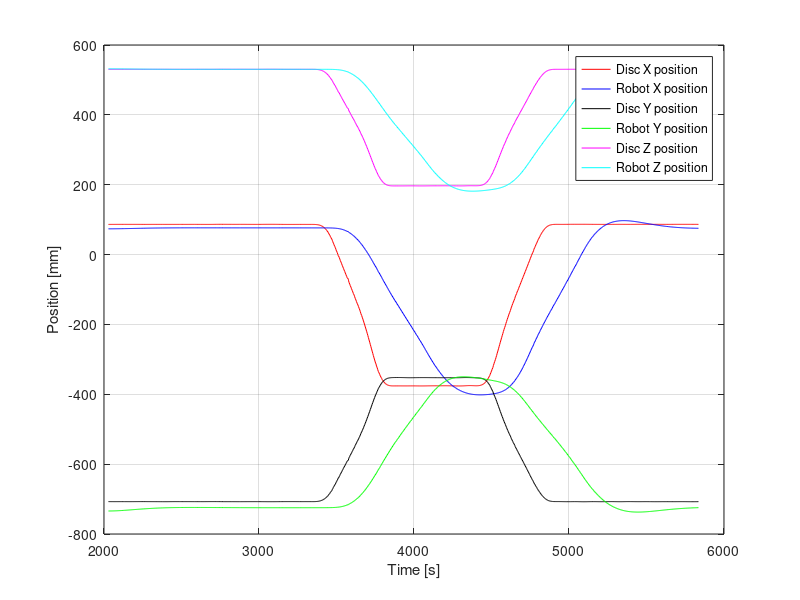
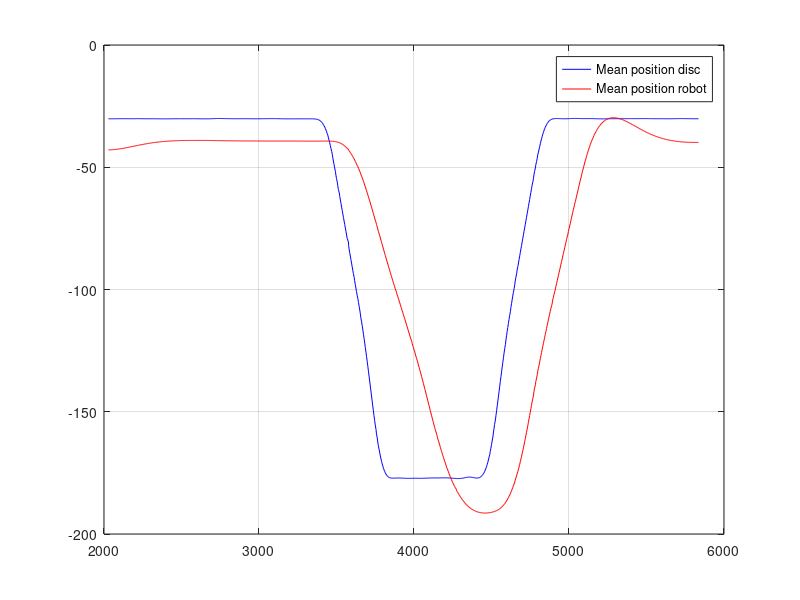
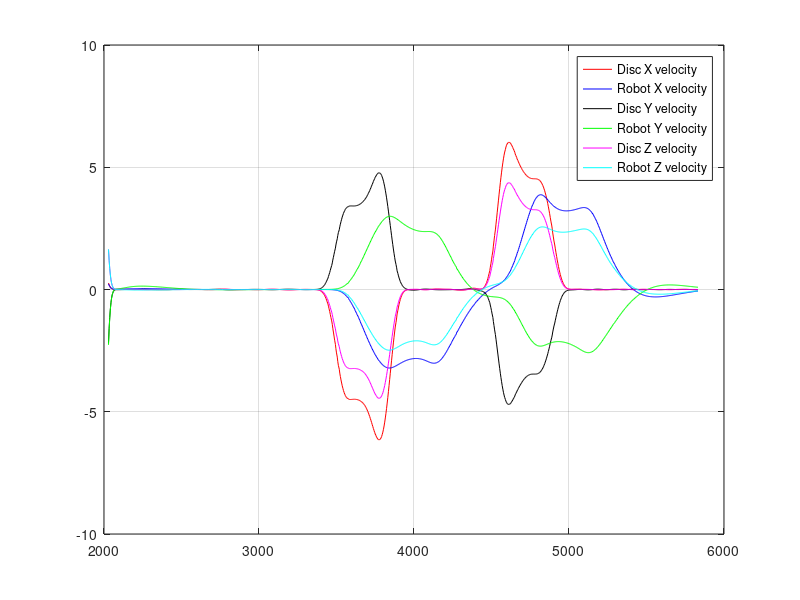
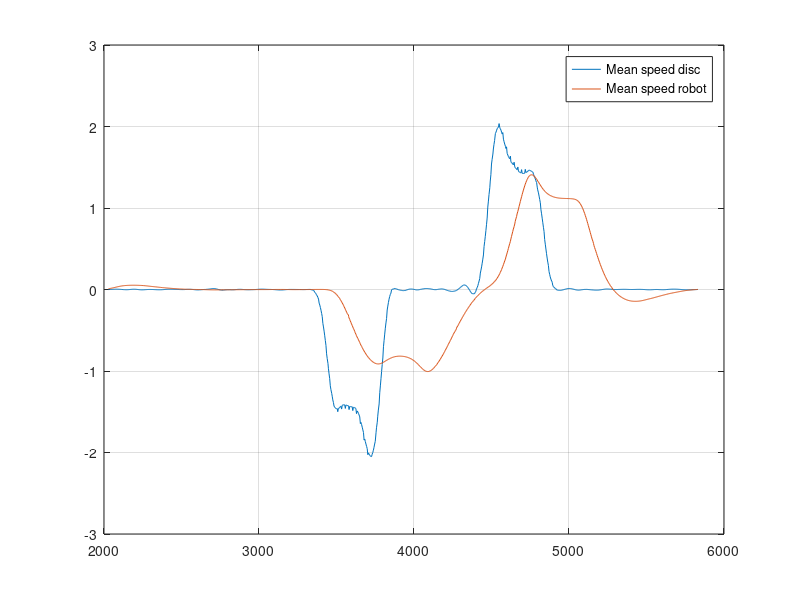

These charts were generated, in order, by the following MATLAB code:
%% 
%{ 
This script is used to transform the position data of the disk from the 
workobjects coordinate system to the robot base cord.system. 
%}

%%
clc;
clear all; 
name = 'v500';

%% Choose plot
plotPosition = 1; 
plotVelocity = 1; 
plotAcceleration = 1; 
plotMeanPos = 1;
plotMeanVelocity = 1;
plotMeanAcceleration = 1;
writeProcessedDataToFile = 0;

%%
cx = 1;
cy = 2;
cz = 3; 

% x, y and z coordinates for origo in the new cord.system.
TransX = 83.663994925;
TransY = -716.879172118;
TransZ = 531.771925931;

% The rotation angles (same as in RS)
theta = -30; 
gamma = 150; % 180- angle of the ramp
tau = 0; 

%Open file
fileId = fopen('position.txt');

%Store file content in a cell
C = textscan(fileId, '%s %s %s %s %s %s %s');
fclose(fileId);

%Extract the position data and convert from string to double
for i = 1: 1: size(C{1,7},1)
    tempTime = C{1,1}{i,1}; 
    time(i) = str2double(strrep(tempTime, ',' , '.'));
end

for j = 2: 1: 4
    for i = 1: 1: size(C{1,7},1)
            tempSentSensorXYZ = C{1,j}{i,1};
            sentSensorXYZ(i,j-1) = str2double(strrep(tempSentSensorXYZ,...
                ',' , '.')); 
    end
end

for j = 5: 1: 7 
    for i = 1: 1: size(C{1,7},1)
        tempRobotXYZ = C{1,j}{i,1};
        robotXYZ(i, j-4) = str2double(strrep(tempRobotXYZ, ',' , '.'));
    end
end

for i = 1 : 1 : size(C{1,7},1)
    sentSensorXYZ(i, 4) = 1;
end

%Rotation matrices
rotZ = [cosd(theta), -sind(theta), 0, 0 ; sind(theta), cosd(theta), 0,0;...
    0, 0, 1, 0 ; 0, 0, 0, 1];
rotY = [cosd(gamma), 0, sind(gamma), 0 ; 0, 1, 0, 0 ;...
    -sind(gamma), 0, cosd(gamma), 0 ; 0, 0, 0, 1];
rotX = [1, 0, 0, 0 ; 0, cosd(tau), -sind(tau), 0 ;...
    0, sind(tau), cosd(tau), 0 ; 0, 0, 0, 1];

% Translation matrix
translation = [1, 0, 0, TransX ; 0, 1, 0, TransY ; 0, 0, 1, TransZ...
    ; 0,0,0,1];

% Calculate the rotation matrix of the system
rotZYX = (-rotZ)*(-rotY)*(rotX);

% Transformation
wobjToBase = translation * rotZYX;

% Store the values in a new matrix
for i = 1: 1 : size(sentSensorXYZ,1)
        tempNewXYZCord = wobjToBase*(sentSensorXYZ(i,1:4))';
        newXYZcord(i, 1:4) = tempNewXYZCord';
end

% Remove the once from column 4
newXYZcord = newXYZcord(1:end, 1:3);

% Smooth data
filt = fir1(30, 0.01);
newXYZcord = filter(filt,1,newXYZcord);
robotXYZ = filter(filt,1,robotXYZ);

% Find the mean between the position in XYZ -direction
meanPosDisc = mean(newXYZcord,2);
meanPosRob = mean(robotXYZ,2);

%% Plot position in XYZ
if plotPosition == 1
    figure1 = figure;
    plot(time(50:end), newXYZcord(50:size(newXYZcord,1),cx),'-r');hold on; 
    plot(time(50:end), robotXYZ(50:size(robotXYZ,1),cx),'-b'); hold on; 

    plot(time(50:end), newXYZcord(50:size(newXYZcord,1),cy),'-k'); hold on; 
    plot(time(50:end), robotXYZ(50:size(robotXYZ,1),cy),'-g');hold on;

    plot(time(50:end), newXYZcord(50:size(newXYZcord,1),cz),'-m'); hold on; 
    plot(time(50:end), robotXYZ(50:size(robotXYZ,1),cz),'-c');

    legend('Disc X position','Robot X position','Disc Y position',...
        'Robot Y position','Disc Z position','Robot Z position' )
    xlabel('Time [s]')
    ylabel('Position [mm]')
    grid on;
    filename = ['Plot/positionXYZ',name,'.eps'];
    saveas(figure1, filename);
end

%% Plot mean position
if plotMeanPos == 1
    figure2 = figure;
    plot(time(50:end),meanPosDisc(50:end),'b',time(50:end),...
        meanPosRob(50:end),'r');
    grid on;
    legend('Mean position disc', 'Mean position robot');
    filename = ['Plot/meanPosition',name,'.eps'];
    saveas(figure2, filename);
end

%% Plot velocity in XYZ
if plotVelocity == 1
    translatedNewXYZCord = newXYZcord';
    translatedRobotXYZ = robotXYZ';
    
    posX = translatedNewXYZCord(1,:);
    posRX = translatedRobotXYZ(1,:);
    
    posY = translatedNewXYZCord(2,:);
    posRY = translatedRobotXYZ(2,:);
    
    posZ = translatedNewXYZCord(3,:);
    posRZ = translatedRobotXYZ(3,:);
    
    % Derivate position to get velocity
    velX = diff(posX);
    velRX = diff(posRX);
    velY = diff(posY);
    velRY = diff(posRY);
    velZ = diff(posZ);
    velRZ = diff(posRZ);
    
    velX = filter(filt,1,velX);
    velY = filter(filt,1,velY);
    velZ = filter(filt,1,velZ);
    velRX = filter(filt,1,velRX);
    velRY = filter(filt,1,velRY);
    velRZ = filter(filt,1,velRZ);
    
    figure3 = figure;
    plot(time(50:end-1), velX(50:end),'r', time(50:end-1),...
        velRX(50:end), 'b'); hold on;
    plot(time(50:end-1), velY(50:end),'k', time(50:end-1),...
        velRY(50:end), 'g'); hold on;
    plot(time(50:end-1), velZ(50:end),'m', time(50:end-1),...
        velRZ(50:end), 'c'); 
    legend('Disc X velocity','Robot X velocity','Disc Y velocity',...
        'Robot Y velocity','Disc Z velocity','Robot Z velocity' )
    grid on;
    filename = ['Plot/velocityXYZ',name,'.eps'];
    saveas(figure3, filename);
end


    %% Plot mean velocity
    if plotMeanVelocity == 1
        transMeanPos = meanPosDisc';
        transMeanRob = meanPosRob';
      
        meanVelDisc = diff(meanPosDisc);
        meanVelRob = diff(meanPosRob);
        
        figure4 = figure;
        plot(time(50:end-1), meanVelDisc(50:end), time(50:end-1),...
            meanVelRob(50:end)); 
        grid on; 
        legend('Mean speed disc', 'Mean speed robot');
        filename = ['Plot/meanVelocity',name,'.eps'];
        saveas(figure4, filename);
    end
    
    
    %% Plot acceleration in XYZ
    if plotAcceleration == 1
        acelX = diff(velX);
        acelRX = diff(velRX);
        acelY = diff(velY);
        acelRY = diff(velRY);
        acelZ = diff(velY);
        acelRZ = diff(velZ);
        
        acelX = filter(filt,1,acelX);
        acelY = filter(filt,1,acelY);
        acelZ = filter(filt,1,acelZ);
        acelRX = filter(filt,1,acelRX);
        acelRY = filter(filt,1,acelRY);
        acelRZ = filter(filt,1,acelRZ);
        
        figure5 = figure;
        plot(time(100:end-2), acelX(100:end),'r', time(100:end-2),...
            acelRX(100:end),'b'); hold on;
        plot(time(100:end-2), acelY(100:end),'k', time(100:end-2),...
            acelRY(100:end),'g'); hold on;
        plot(time(100:end-2), acelZ(100:end),'m' ,time(100:end-2),...
            acelRZ(100:end),'c'); 
        legend('Disc X acceleration','Robot X acceleration',...
            'Disc Y acceleration', 'Robot Y acceleration',...
            'Disc Z acceleration','Robot Z acceleration' );
        grid on; 
        filename = ['Plot/accelerationXYZ',name,'.eps'];
        saveas(figure5, filename);
    end
    
    %% Plot mean acceleration
    if plotMeanAcceleration == 1
        meanAccelDisc = diff(meanVelDisc);
        meanAccelRob = diff(meanVelRob);
        
        meanAccelDisc = filter(filt,1,meanAccelDisc);
        meanAccelRob = filter(filt,1,meanAccelRob);

        figure6 = figure;
        plot(time(100:end-2), meanAccelDisc(100:end),time(100:end-2),...
            meanAccelRob(100:end));
        grid on; 
        legend('Mean acceleration disc', 'Mean acceleration robot');
        filename = ['Plot/meanAcceleration',name,'.eps'];
        saveas(figure6, filename);
    end
    

%% Writing the processed data to txt file.
if writeProcessedDataToFile == 1
    filename = ['Plot/processedData',name,'.txt'];
    fileIDW = fopen(filename,'wt');
    fprintf(fileIDW, 'Time\tRobotX\tRobotY\tRobotZ\tDiscX\tDiscY\tDiscZ\n')
    for i = 1 :1 : size(robotXYZ,1)
            fprintf(fileIDW,'%#.6g \t',(time(:,i)),robotXYZ(i,:),...
                newXYZcord(i,:));
            fprintf(fileIDW, '\n');
    end
end
fclose('all');


